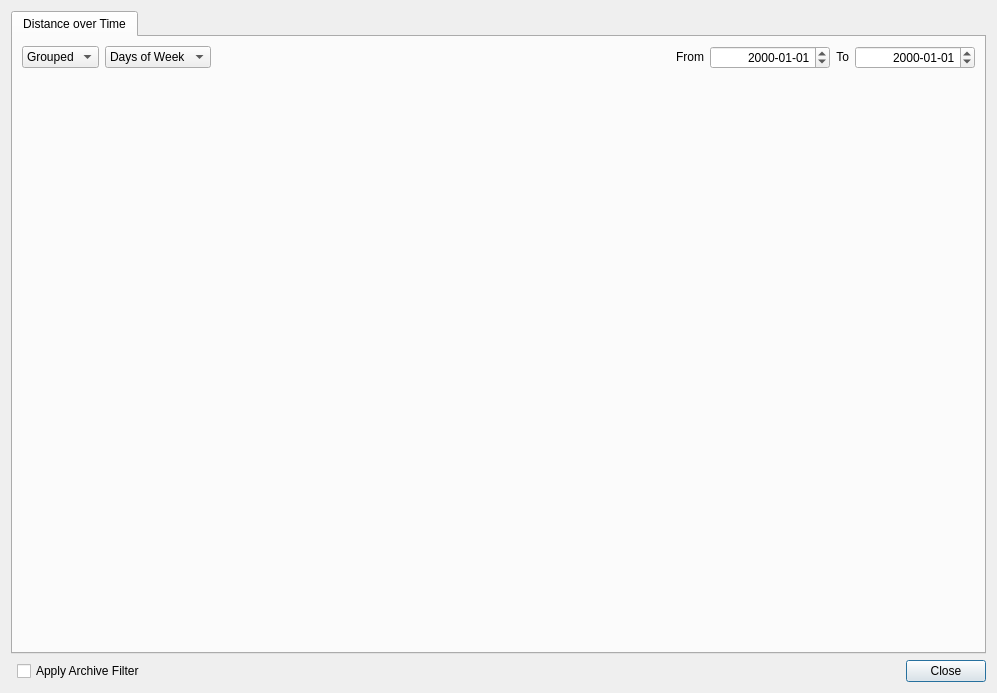
<?xml version="1.0" encoding="UTF-8"?>
<ui version="4.0">
 <class>StatisticsDialog</class>
 <widget class="QDialog" name="StatisticsDialog">
  <property name="geometry">
   <rect>
    <x>0</x>
    <y>0</y>
    <width>997</width>
    <height>693</height>
   </rect>
  </property>
  <property name="windowTitle">
   <string>WaoStats - Statistics</string>
  </property>
  <layout class="QGridLayout" name="gridLayout">
   <item row="0" column="0" colspan="4">
    <widget class="QTabWidget" name="tabWidget">
     <property name="currentIndex">
      <number>0</number>
     </property>
     <widget class="QWidget" name="tabDistanceTime">
      <attribute name="title">
       <string>Distance over Time</string>
      </attribute>
      <layout class="QVBoxLayout" name="verticalLayout">
       <item>
        <layout class="QHBoxLayout" name="horizontalLayout">
         <item>
          <widget class="QComboBox" name="comboBoxStyle">
           <item>
            <property name="text">
             <string>Grouped</string>
            </property>
           </item>
           <item>
            <property name="text">
             <string>Stacked</string>
            </property>
           </item>
          </widget>
         </item>
         <item>
          <widget class="QComboBox" name="comboBox">
           <item>
            <property name="text">
             <string>Days of Week</string>
            </property>
           </item>
           <item>
            <property name="text">
             <string>Months</string>
            </property>
           </item>
           <item>
            <property name="text">
             <string>Years</string>
            </property>
           </item>
          </widget>
         </item>
         <item>
          <spacer name="horizontalSpacer_2">
           <property name="orientation">
            <enum>Qt::Horizontal</enum>
           </property>
           <property name="sizeHint" stdset="0">
            <size>
             <width>40</width>
             <height>20</height>
            </size>
           </property>
          </spacer>
         </item>
         <item>
          <widget class="QLabel" name="label">
           <property name="sizePolicy">
            <sizepolicy hsizetype="Preferred" vsizetype="Fixed">
             <horstretch>0</horstretch>
             <verstretch>0</verstretch>
            </sizepolicy>
           </property>
           <property name="text">
            <string>From</string>
           </property>
           <property name="alignment">
            <set>Qt::AlignRight|Qt::AlignTrailing|Qt::AlignVCenter</set>
           </property>
          </widget>
         </item>
         <item>
          <widget class="QDateEdit" name="dateEditFrom">
           <property name="minimumSize">
            <size>
             <width>120</width>
             <height>0</height>
            </size>
           </property>
           <property name="alignment">
            <set>Qt::AlignRight|Qt::AlignTrailing|Qt::AlignVCenter</set>
           </property>
           <property name="displayFormat">
            <string>yyyy-MM-dd</string>
           </property>
          </widget>
         </item>
         <item>
          <widget class="QLabel" name="label_2">
           <property name="sizePolicy">
            <sizepolicy hsizetype="Preferred" vsizetype="Fixed">
             <horstretch>0</horstretch>
             <verstretch>0</verstretch>
            </sizepolicy>
           </property>
           <property name="text">
            <string>To</string>
           </property>
           <property name="alignment">
            <set>Qt::AlignRight|Qt::AlignTrailing|Qt::AlignVCenter</set>
           </property>
          </widget>
         </item>
         <item>
          <widget class="QDateEdit" name="dateEditTo">
           <property name="minimumSize">
            <size>
             <width>120</width>
             <height>0</height>
            </size>
           </property>
           <property name="alignment">
            <set>Qt::AlignRight|Qt::AlignTrailing|Qt::AlignVCenter</set>
           </property>
           <property name="displayFormat">
            <string>yyyy-MM-dd</string>
           </property>
          </widget>
         </item>
        </layout>
       </item>
       <item>
        <widget class="QwtPlot" name="qwtPlot">
         <property name="sizePolicy">
          <sizepolicy hsizetype="Preferred" vsizetype="Expanding">
           <horstretch>0</horstretch>
           <verstretch>0</verstretch>
          </sizepolicy>
         </property>
        </widget>
       </item>
      </layout>
     </widget>
    </widget>
   </item>
   <item row="1" column="3">
    <widget class="QPushButton" name="pushButtonClose">
     <property name="text">
      <string>Close</string>
     </property>
    </widget>
   </item>
   <item row="1" column="1">
    <widget class="QCheckBox" name="checkBoxFilter">
     <property name="text">
      <string>Apply Archive Filter</string>
     </property>
    </widget>
   </item>
   <item row="1" column="2">
    <spacer name="horizontalSpacer">
     <property name="orientation">
      <enum>Qt::Horizontal</enum>
     </property>
     <property name="sizeHint" stdset="0">
      <size>
       <width>892</width>
       <height>20</height>
      </size>
     </property>
    </spacer>
   </item>
  </layout>
 </widget>
 <customwidgets>
  <customwidget>
   <class>QwtPlot</class>
   <extends>QFrame</extends>
   <header>qwt_plot.h</header>
   <container>1</container>
  </customwidget>
 </customwidgets>
 <resources/>
 <connections>
  <connection>
   <sender>pushButtonClose</sender>
   <signal>clicked()</signal>
   <receiver>StatisticsDialog</receiver>
   <slot>close()</slot>
   <hints>
    <hint type="sourcelabel">
     <x>952</x>
     <y>672</y>
    </hint>
    <hint type="destinationlabel">
     <x>498</x>
     <y>346</y>
    </hint>
   </hints>
  </connection>
 </connections>
</ui>
